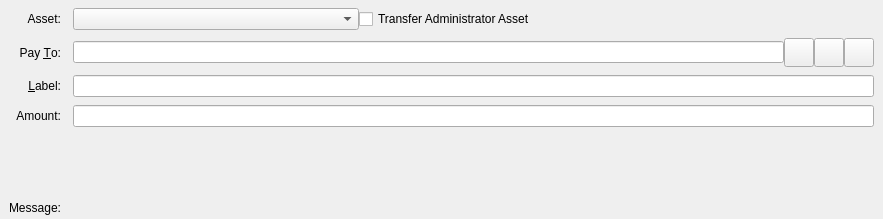
<?xml version="1.0" encoding="UTF-8"?>
<ui version="4.0">
 <class>SendAssetsEntry</class>
 <widget class="QStackedWidget" name="SendAssetsEntry">
  <property name="geometry">
   <rect>
    <x>0</x>
    <y>0</y>
    <width>883</width>
    <height>219</height>
   </rect>
  </property>
  <property name="focusPolicy">
   <enum>Qt::TabFocus</enum>
  </property>
  <property name="autoFillBackground">
   <bool>false</bool>
  </property>
  <property name="currentIndex">
   <number>0</number>
  </property>
  <widget class="QFrame" name="SendCoins">
   <property name="toolTip">
    <string>This is an asset payment</string>
   </property>
   <property name="frameShape">
    <enum>QFrame::NoFrame</enum>
   </property>
   <layout class="QGridLayout" name="gridLayout">
    <property name="topMargin">
     <number>8</number>
    </property>
    <property name="bottomMargin">
     <number>4</number>
    </property>
    <property name="horizontalSpacing">
     <number>12</number>
    </property>
    <property name="verticalSpacing">
     <number>8</number>
    </property>
    <item row="6" column="1">
     <widget class="QLabel" name="assetAmountLabel">
      <property name="text">
       <string/>
      </property>
      <property name="alignment">
       <set>Qt::AlignRight|Qt::AlignTrailing|Qt::AlignVCenter</set>
      </property>
     </widget>
    </item>
    <item row="7" column="1">
     <widget class="QLabel" name="ownershipWarningMessage">
      <property name="text">
       <string/>
      </property>
     </widget>
    </item>
    <item row="1" column="0">
     <widget class="QLabel" name="assetBoxLabel">
      <property name="text">
       <string>Asset:</string>
      </property>
      <property name="alignment">
       <set>Qt::AlignRight|Qt::AlignTrailing|Qt::AlignVCenter</set>
      </property>
     </widget>
    </item>
    <item row="2" column="0">
     <widget class="QLabel" name="payToLabel">
      <property name="text">
       <string>Pay &amp;To:</string>
      </property>
      <property name="alignment">
       <set>Qt::AlignRight|Qt::AlignTrailing|Qt::AlignVCenter</set>
      </property>
      <property name="buddy">
       <cstring>payTo</cstring>
      </property>
     </widget>
    </item>
    <item row="4" column="0">
     <widget class="QLabel" name="amountLabel">
      <property name="text">
       <string>Amount:</string>
      </property>
      <property name="alignment">
       <set>Qt::AlignRight|Qt::AlignTrailing|Qt::AlignVCenter</set>
      </property>
     </widget>
    </item>
    <item row="4" column="1">
     <layout class="QHBoxLayout" name="horizontalLayoutAmount" stretch="0">
      <item>
       <widget class="AssetAmountField" name="payAssetAmount"/>
      </item>
     </layout>
    </item>
    <item row="3" column="0">
     <widget class="QLabel" name="labellLabel">
      <property name="text">
       <string>&amp;Label:</string>
      </property>
      <property name="alignment">
       <set>Qt::AlignRight|Qt::AlignTrailing|Qt::AlignVCenter</set>
      </property>
      <property name="buddy">
       <cstring>addAsLabel</cstring>
      </property>
     </widget>
    </item>
    <item row="9" column="0">
     <widget class="QLabel" name="messageLabel">
      <property name="text">
       <string>Message:</string>
      </property>
      <property name="alignment">
       <set>Qt::AlignRight|Qt::AlignTrailing|Qt::AlignVCenter</set>
      </property>
     </widget>
    </item>
    <item row="1" column="1">
     <layout class="QHBoxLayout" name="horizontalLayout_3">
      <property name="spacing">
       <number>0</number>
      </property>
      <item>
       <widget class="QComboBox" name="assetSelectionBox">
        <property name="minimumContentsLength">
         <number>32</number>
        </property>
       </widget>
      </item>
      <item>
       <widget class="QCheckBox" name="administratorCheckbox">
        <property name="text">
         <string>Transfer Administrator Asset</string>
        </property>
       </widget>
      </item>
      <item>
       <spacer name="horizontalSpacer">
        <property name="orientation">
         <enum>Qt::Horizontal</enum>
        </property>
        <property name="sizeHint" stdset="0">
         <size>
          <width>40</width>
          <height>20</height>
         </size>
        </property>
       </spacer>
      </item>
     </layout>
    </item>
    <item row="2" column="1">
     <layout class="QHBoxLayout" name="payToLayout">
      <property name="spacing">
       <number>0</number>
      </property>
      <item>
       <widget class="QValidatedLineEdit" name="payTo">
        <property name="toolTip">
         <string>The BitcoinSubsidium address to send the payment to</string>
        </property>
       </widget>
      </item>
      <item>
       <widget class="QToolButton" name="addressBookButton">
        <property name="toolTip">
         <string>Choose previously used address</string>
        </property>
        <property name="text">
         <string/>
        </property>
        <property name="icon">
         <iconset resource="../BitcoinSubsidium.qrc">
          <normaloff>:/icons/address-book</normaloff>:/icons/address-book</iconset>
        </property>
        <property name="iconSize">
         <size>
          <width>22</width>
          <height>22</height>
         </size>
        </property>
        <property name="shortcut">
         <string>Alt+A</string>
        </property>
       </widget>
      </item>
      <item>
       <widget class="QToolButton" name="pasteButton">
        <property name="toolTip">
         <string>Paste address from clipboard</string>
        </property>
        <property name="text">
         <string/>
        </property>
        <property name="icon">
         <iconset resource="../BitcoinSubsidium.qrc">
          <normaloff>:/icons/editpaste</normaloff>:/icons/editpaste</iconset>
        </property>
        <property name="iconSize">
         <size>
          <width>22</width>
          <height>22</height>
         </size>
        </property>
        <property name="shortcut">
         <string>Alt+P</string>
        </property>
       </widget>
      </item>
      <item>
       <widget class="QToolButton" name="deleteButton">
        <property name="toolTip">
         <string>Remove this entry</string>
        </property>
        <property name="text">
         <string/>
        </property>
        <property name="icon">
         <iconset resource="../BitcoinSubsidium.qrc">
          <normaloff>:/icons/remove</normaloff>:/icons/remove</iconset>
        </property>
        <property name="iconSize">
         <size>
          <width>22</width>
          <height>22</height>
         </size>
        </property>
       </widget>
      </item>
     </layout>
    </item>
    <item row="3" column="1">
     <widget class="QLineEdit" name="addAsLabel">
      <property name="toolTip">
       <string>Enter a label for this address to add it to the list of used addresses</string>
      </property>
     </widget>
    </item>
    <item row="8" column="1">
     <widget class="QLabel" name="messageTextLabel">
      <property name="toolTip">
       <string>A message that was attached to the BitcoinSubsidium: URI which will be stored with the transaction for your reference. Note: This message will not be sent over the BitcoinSubsidium network.</string>
      </property>
      <property name="textFormat">
       <enum>Qt::PlainText</enum>
      </property>
     </widget>
    </item>
   </layout>
  </widget>
  <widget class="QFrame" name="SendCoins_UnauthenticatedPaymentRequest">
   <property name="palette">
    <palette>
     <active>
      <colorrole role="WindowText">
       <brush brushstyle="SolidPattern">
        <color alpha="255">
         <red>0</red>
         <green>0</green>
         <blue>0</blue>
        </color>
       </brush>
      </colorrole>
      <colorrole role="Button">
       <brush brushstyle="SolidPattern">
        <color alpha="255">
         <red>255</red>
         <green>255</green>
         <blue>127</blue>
        </color>
       </brush>
      </colorrole>
      <colorrole role="Light">
       <brush brushstyle="SolidPattern">
        <color alpha="255">
         <red>255</red>
         <green>255</green>
         <blue>255</blue>
        </color>
       </brush>
      </colorrole>
      <colorrole role="Midlight">
       <brush brushstyle="SolidPattern">
        <color alpha="255">
         <red>255</red>
         <green>255</green>
         <blue>191</blue>
        </color>
       </brush>
      </colorrole>
      <colorrole role="Dark">
       <brush brushstyle="SolidPattern">
        <color alpha="255">
         <red>127</red>
         <green>127</green>
         <blue>63</blue>
        </color>
       </brush>
      </colorrole>
      <colorrole role="Mid">
       <brush brushstyle="SolidPattern">
        <color alpha="255">
         <red>170</red>
         <green>170</green>
         <blue>84</blue>
        </color>
       </brush>
      </colorrole>
      <colorrole role="Text">
       <brush brushstyle="SolidPattern">
        <color alpha="255">
         <red>0</red>
         <green>0</green>
         <blue>0</blue>
        </color>
       </brush>
      </colorrole>
      <colorrole role="BrightText">
       <brush brushstyle="SolidPattern">
        <color alpha="255">
         <red>255</red>
         <green>255</green>
         <blue>255</blue>
        </color>
       </brush>
      </colorrole>
      <colorrole role="ButtonText">
       <brush brushstyle="SolidPattern">
        <color alpha="255">
         <red>0</red>
         <green>0</green>
         <blue>0</blue>
        </color>
       </brush>
      </colorrole>
      <colorrole role="Base">
       <brush brushstyle="SolidPattern">
        <color alpha="255">
         <red>255</red>
         <green>255</green>
         <blue>255</blue>
        </color>
       </brush>
      </colorrole>
      <colorrole role="Window">
       <brush brushstyle="SolidPattern">
        <color alpha="255">
         <red>255</red>
         <green>255</green>
         <blue>127</blue>
        </color>
       </brush>
      </colorrole>
      <colorrole role="Shadow">
       <brush brushstyle="SolidPattern">
        <color alpha="255">
         <red>0</red>
         <green>0</green>
         <blue>0</blue>
        </color>
       </brush>
      </colorrole>
      <colorrole role="AlternateBase">
       <brush brushstyle="SolidPattern">
        <color alpha="255">
         <red>255</red>
         <green>255</green>
         <blue>191</blue>
        </color>
       </brush>
      </colorrole>
      <colorrole role="ToolTipBase">
       <brush brushstyle="SolidPattern">
        <color alpha="255">
         <red>255</red>
         <green>255</green>
         <blue>220</blue>
        </color>
       </brush>
      </colorrole>
      <colorrole role="ToolTipText">
       <brush brushstyle="SolidPattern">
        <color alpha="255">
         <red>0</red>
         <green>0</green>
         <blue>0</blue>
        </color>
       </brush>
      </colorrole>
     </active>
     <inactive>
      <colorrole role="WindowText">
       <brush brushstyle="SolidPattern">
        <color alpha="255">
         <red>0</red>
         <green>0</green>
         <blue>0</blue>
        </color>
       </brush>
      </colorrole>
      <colorrole role="Button">
       <brush brushstyle="SolidPattern">
        <color alpha="255">
         <red>255</red>
         <green>255</green>
         <blue>127</blue>
        </color>
       </brush>
      </colorrole>
      <colorrole role="Light">
       <brush brushstyle="SolidPattern">
        <color alpha="255">
         <red>255</red>
         <green>255</green>
         <blue>255</blue>
        </color>
       </brush>
      </colorrole>
      <colorrole role="Midlight">
       <brush brushstyle="SolidPattern">
        <color alpha="255">
         <red>255</red>
         <green>255</green>
         <blue>191</blue>
        </color>
       </brush>
      </colorrole>
      <colorrole role="Dark">
       <brush brushstyle="SolidPattern">
        <color alpha="255">
         <red>127</red>
         <green>127</green>
         <blue>63</blue>
        </color>
       </brush>
      </colorrole>
      <colorrole role="Mid">
       <brush brushstyle="SolidPattern">
        <color alpha="255">
         <red>170</red>
         <green>170</green>
         <blue>84</blue>
        </color>
       </brush>
      </colorrole>
      <colorrole role="Text">
       <brush brushstyle="SolidPattern">
        <color alpha="255">
         <red>0</red>
         <green>0</green>
         <blue>0</blue>
        </color>
       </brush>
      </colorrole>
      <colorrole role="BrightText">
       <brush brushstyle="SolidPattern">
        <color alpha="255">
         <red>255</red>
         <green>255</green>
         <blue>255</blue>
        </color>
       </brush>
      </colorrole>
      <colorrole role="ButtonText">
       <brush brushstyle="SolidPattern">
        <color alpha="255">
         <red>0</red>
         <green>0</green>
         <blue>0</blue>
        </color>
       </brush>
      </colorrole>
      <colorrole role="Base">
       <brush brushstyle="SolidPattern">
        <color alpha="255">
         <red>255</red>
         <green>255</green>
         <blue>255</blue>
        </color>
       </brush>
      </colorrole>
      <colorrole role="Window">
       <brush brushstyle="SolidPattern">
        <color alpha="255">
         <red>255</red>
         <green>255</green>
         <blue>127</blue>
        </color>
       </brush>
      </colorrole>
      <colorrole role="Shadow">
       <brush brushstyle="SolidPattern">
        <color alpha="255">
         <red>0</red>
         <green>0</green>
         <blue>0</blue>
        </color>
       </brush>
      </colorrole>
      <colorrole role="AlternateBase">
       <brush brushstyle="SolidPattern">
        <color alpha="255">
         <red>255</red>
         <green>255</green>
         <blue>191</blue>
        </color>
       </brush>
      </colorrole>
      <colorrole role="ToolTipBase">
       <brush brushstyle="SolidPattern">
        <color alpha="255">
         <red>255</red>
         <green>255</green>
         <blue>220</blue>
        </color>
       </brush>
      </colorrole>
      <colorrole role="ToolTipText">
       <brush brushstyle="SolidPattern">
        <color alpha="255">
         <red>0</red>
         <green>0</green>
         <blue>0</blue>
        </color>
       </brush>
      </colorrole>
     </inactive>
     <disabled>
      <colorrole role="WindowText">
       <brush brushstyle="SolidPattern">
        <color alpha="255">
         <red>127</red>
         <green>127</green>
         <blue>63</blue>
        </color>
       </brush>
      </colorrole>
      <colorrole role="Button">
       <brush brushstyle="SolidPattern">
        <color alpha="255">
         <red>255</red>
         <green>255</green>
         <blue>127</blue>
        </color>
       </brush>
      </colorrole>
      <colorrole role="Light">
       <brush brushstyle="SolidPattern">
        <color alpha="255">
         <red>255</red>
         <green>255</green>
         <blue>255</blue>
        </color>
       </brush>
      </colorrole>
      <colorrole role="Midlight">
       <brush brushstyle="SolidPattern">
        <color alpha="255">
         <red>255</red>
         <green>255</green>
         <blue>191</blue>
        </color>
       </brush>
      </colorrole>
      <colorrole role="Dark">
       <brush brushstyle="SolidPattern">
        <color alpha="255">
         <red>127</red>
         <green>127</green>
         <blue>63</blue>
        </color>
       </brush>
      </colorrole>
      <colorrole role="Mid">
       <brush brushstyle="SolidPattern">
        <color alpha="255">
         <red>170</red>
         <green>170</green>
         <blue>84</blue>
        </color>
       </brush>
      </colorrole>
      <colorrole role="Text">
       <brush brushstyle="SolidPattern">
        <color alpha="255">
         <red>127</red>
         <green>127</green>
         <blue>63</blue>
        </color>
       </brush>
      </colorrole>
      <colorrole role="BrightText">
       <brush brushstyle="SolidPattern">
        <color alpha="255">
         <red>255</red>
         <green>255</green>
         <blue>255</blue>
        </color>
       </brush>
      </colorrole>
      <colorrole role="ButtonText">
       <brush brushstyle="SolidPattern">
        <color alpha="255">
         <red>127</red>
         <green>127</green>
         <blue>63</blue>
        </color>
       </brush>
      </colorrole>
      <colorrole role="Base">
       <brush brushstyle="SolidPattern">
        <color alpha="255">
         <red>255</red>
         <green>255</green>
         <blue>127</blue>
        </color>
       </brush>
      </colorrole>
      <colorrole role="Window">
       <brush brushstyle="SolidPattern">
        <color alpha="255">
         <red>255</red>
         <green>255</green>
         <blue>127</blue>
        </color>
       </brush>
      </colorrole>
      <colorrole role="Shadow">
       <brush brushstyle="SolidPattern">
        <color alpha="255">
         <red>0</red>
         <green>0</green>
         <blue>0</blue>
        </color>
       </brush>
      </colorrole>
      <colorrole role="AlternateBase">
       <brush brushstyle="SolidPattern">
        <color alpha="255">
         <red>255</red>
         <green>255</green>
         <blue>127</blue>
        </color>
       </brush>
      </colorrole>
      <colorrole role="ToolTipBase">
       <brush brushstyle="SolidPattern">
        <color alpha="255">
         <red>255</red>
         <green>255</green>
         <blue>220</blue>
        </color>
       </brush>
      </colorrole>
      <colorrole role="ToolTipText">
       <brush brushstyle="SolidPattern">
        <color alpha="255">
         <red>0</red>
         <green>0</green>
         <blue>0</blue>
        </color>
       </brush>
      </colorrole>
     </disabled>
    </palette>
   </property>
   <property name="toolTip">
    <string>This is an unauthenticated payment request.</string>
   </property>
   <property name="autoFillBackground">
    <bool>true</bool>
   </property>
   <property name="frameShape">
    <enum>QFrame::NoFrame</enum>
   </property>
   <layout class="QGridLayout" name="gridLayout_is">
    <property name="spacing">
     <number>12</number>
    </property>
    <item row="0" column="0">
     <widget class="QLabel" name="payToLabel_is">
      <property name="text">
       <string>Pay To:</string>
      </property>
      <property name="alignment">
       <set>Qt::AlignRight|Qt::AlignTrailing|Qt::AlignVCenter</set>
      </property>
     </widget>
    </item>
    <item row="0" column="1">
     <layout class="QHBoxLayout" name="payToLayout_is">
      <property name="spacing">
       <number>0</number>
      </property>
      <item>
       <widget class="QLabel" name="payTo_is"/>
      </item>
      <item>
       <widget class="QToolButton" name="deleteButton_is">
        <property name="toolTip">
         <string>Remove this entry</string>
        </property>
        <property name="text">
         <string/>
        </property>
        <property name="icon">
         <iconset resource="../BitcoinSubsidium.qrc">
          <normaloff>:/icons/remove</normaloff>:/icons/remove</iconset>
        </property>
       </widget>
      </item>
     </layout>
    </item>
    <item row="1" column="0">
     <widget class="QLabel" name="memoLabel_is">
      <property name="text">
       <string>Memo:</string>
      </property>
      <property name="alignment">
       <set>Qt::AlignRight|Qt::AlignTrailing|Qt::AlignVCenter</set>
      </property>
     </widget>
    </item>
    <item row="1" column="1">
     <widget class="QLabel" name="memoTextLabel_is">
      <property name="textFormat">
       <enum>Qt::PlainText</enum>
      </property>
     </widget>
    </item>
    <item row="2" column="0">
     <widget class="QLabel" name="amountLabel_is">
      <property name="text">
       <string>A&amp;mount:</string>
      </property>
      <property name="alignment">
       <set>Qt::AlignRight|Qt::AlignTrailing|Qt::AlignVCenter</set>
      </property>
      <property name="buddy">
       <cstring>payAmount_is</cstring>
      </property>
     </widget>
    </item>
    <item row="2" column="1">
     <widget class="QLineEdit" name="payAmount_is">
      <property name="acceptDrops">
       <bool>false</bool>
      </property>
     </widget>
    </item>
   </layout>
  </widget>
  <widget class="QFrame" name="SendCoins_AuthenticatedPaymentRequest">
   <property name="palette">
    <palette>
     <active>
      <colorrole role="WindowText">
       <brush brushstyle="SolidPattern">
        <color alpha="255">
         <red>0</red>
         <green>0</green>
         <blue>0</blue>
        </color>
       </brush>
      </colorrole>
      <colorrole role="Button">
       <brush brushstyle="SolidPattern">
        <color alpha="255">
         <red>140</red>
         <green>232</green>
         <blue>119</blue>
        </color>
       </brush>
      </colorrole>
      <colorrole role="Light">
       <brush brushstyle="SolidPattern">
        <color alpha="255">
         <red>230</red>
         <green>255</green>
         <blue>224</blue>
        </color>
       </brush>
      </colorrole>
      <colorrole role="Midlight">
       <brush brushstyle="SolidPattern">
        <color alpha="255">
         <red>185</red>
         <green>243</green>
         <blue>171</blue>
        </color>
       </brush>
      </colorrole>
      <colorrole role="Dark">
       <brush brushstyle="SolidPattern">
        <color alpha="255">
         <red>70</red>
         <green>116</green>
         <blue>59</blue>
        </color>
       </brush>
      </colorrole>
      <colorrole role="Mid">
       <brush brushstyle="SolidPattern">
        <color alpha="255">
         <red>93</red>
         <green>155</green>
         <blue>79</blue>
        </color>
       </brush>
      </colorrole>
      <colorrole role="Text">
       <brush brushstyle="SolidPattern">
        <color alpha="255">
         <red>0</red>
         <green>0</green>
         <blue>0</blue>
        </color>
       </brush>
      </colorrole>
      <colorrole role="BrightText">
       <brush brushstyle="SolidPattern">
        <color alpha="255">
         <red>155</red>
         <green>255</green>
         <blue>147</blue>
        </color>
       </brush>
      </colorrole>
      <colorrole role="ButtonText">
       <brush brushstyle="SolidPattern">
        <color alpha="255">
         <red>0</red>
         <green>0</green>
         <blue>0</blue>
        </color>
       </brush>
      </colorrole>
      <colorrole role="Base">
       <brush brushstyle="SolidPattern">
        <color alpha="255">
         <red>119</red>
         <green>255</green>
         <blue>233</blue>
        </color>
       </brush>
      </colorrole>
      <colorrole role="Window">
       <brush brushstyle="SolidPattern">
        <color alpha="255">
         <red>140</red>
         <green>232</green>
         <blue>119</blue>
        </color>
       </brush>
      </colorrole>
      <colorrole role="Shadow">
       <brush brushstyle="SolidPattern">
        <color alpha="255">
         <red>0</red>
         <green>0</green>
         <blue>0</blue>
        </color>
       </brush>
      </colorrole>
      <colorrole role="AlternateBase">
       <brush brushstyle="SolidPattern">
        <color alpha="255">
         <red>197</red>
         <green>243</green>
         <blue>187</blue>
        </color>
       </brush>
      </colorrole>
      <colorrole role="NoRole">
       <brush brushstyle="SolidPattern">
        <color alpha="255">
         <red>125</red>
         <green>194</green>
         <blue>122</blue>
        </color>
       </brush>
      </colorrole>
      <colorrole role="ToolTipBase">
       <brush brushstyle="SolidPattern">
        <color alpha="255">
         <red>255</red>
         <green>255</green>
         <blue>220</blue>
        </color>
       </brush>
      </colorrole>
      <colorrole role="ToolTipText">
       <brush brushstyle="SolidPattern">
        <color alpha="255">
         <red>0</red>
         <green>0</green>
         <blue>0</blue>
        </color>
       </brush>
      </colorrole>
     </active>
     <inactive>
      <colorrole role="WindowText">
       <brush brushstyle="SolidPattern">
        <color alpha="255">
         <red>0</red>
         <green>0</green>
         <blue>0</blue>
        </color>
       </brush>
      </colorrole>
      <colorrole role="Button">
       <brush brushstyle="SolidPattern">
        <color alpha="255">
         <red>140</red>
         <green>232</green>
         <blue>119</blue>
        </color>
       </brush>
      </colorrole>
      <colorrole role="Light">
       <brush brushstyle="SolidPattern">
        <color alpha="255">
         <red>230</red>
         <green>255</green>
         <blue>224</blue>
        </color>
       </brush>
      </colorrole>
      <colorrole role="Midlight">
       <brush brushstyle="SolidPattern">
        <color alpha="255">
         <red>185</red>
         <green>243</green>
         <blue>171</blue>
        </color>
       </brush>
      </colorrole>
      <colorrole role="Dark">
       <brush brushstyle="SolidPattern">
        <color alpha="255">
         <red>70</red>
         <green>116</green>
         <blue>59</blue>
        </color>
       </brush>
      </colorrole>
      <colorrole role="Mid">
       <brush brushstyle="SolidPattern">
        <color alpha="255">
         <red>93</red>
         <green>155</green>
         <blue>79</blue>
        </color>
       </brush>
      </colorrole>
      <colorrole role="Text">
       <brush brushstyle="SolidPattern">
        <color alpha="255">
         <red>0</red>
         <green>0</green>
         <blue>0</blue>
        </color>
       </brush>
      </colorrole>
      <colorrole role="BrightText">
       <brush brushstyle="SolidPattern">
        <color alpha="255">
         <red>155</red>
         <green>255</green>
         <blue>147</blue>
        </color>
       </brush>
      </colorrole>
      <colorrole role="ButtonText">
       <brush brushstyle="SolidPattern">
        <color alpha="255">
         <red>0</red>
         <green>0</green>
         <blue>0</blue>
        </color>
       </brush>
      </colorrole>
      <colorrole role="Base">
       <brush brushstyle="SolidPattern">
        <color alpha="255">
         <red>119</red>
         <green>255</green>
         <blue>233</blue>
        </color>
       </brush>
      </colorrole>
      <colorrole role="Window">
       <brush brushstyle="SolidPattern">
        <color alpha="255">
         <red>140</red>
         <green>232</green>
         <blue>119</blue>
        </color>
       </brush>
      </colorrole>
      <colorrole role="Shadow">
       <brush brushstyle="SolidPattern">
        <color alpha="255">
         <red>0</red>
         <green>0</green>
         <blue>0</blue>
        </color>
       </brush>
      </colorrole>
      <colorrole role="AlternateBase">
       <brush brushstyle="SolidPattern">
        <color alpha="255">
         <red>197</red>
         <green>243</green>
         <blue>187</blue>
        </color>
       </brush>
      </colorrole>
      <colorrole role="NoRole">
       <brush brushstyle="SolidPattern">
        <color alpha="255">
         <red>125</red>
         <green>194</green>
         <blue>122</blue>
        </color>
       </brush>
      </colorrole>
      <colorrole role="ToolTipBase">
       <brush brushstyle="SolidPattern">
        <color alpha="255">
         <red>255</red>
         <green>255</green>
         <blue>220</blue>
        </color>
       </brush>
      </colorrole>
      <colorrole role="ToolTipText">
       <brush brushstyle="SolidPattern">
        <color alpha="255">
         <red>0</red>
         <green>0</green>
         <blue>0</blue>
        </color>
       </brush>
      </colorrole>
     </inactive>
     <disabled>
      <colorrole role="WindowText">
       <brush brushstyle="SolidPattern">
        <color alpha="255">
         <red>70</red>
         <green>116</green>
         <blue>59</blue>
        </color>
       </brush>
      </colorrole>
      <colorrole role="Button">
       <brush brushstyle="SolidPattern">
        <color alpha="255">
         <red>140</red>
         <green>232</green>
         <blue>119</blue>
        </color>
       </brush>
      </colorrole>
      <colorrole role="Light">
       <brush brushstyle="SolidPattern">
        <color alpha="255">
         <red>230</red>
         <green>255</green>
         <blue>224</blue>
        </color>
       </brush>
      </colorrole>
      <colorrole role="Midlight">
       <brush brushstyle="SolidPattern">
        <color alpha="255">
         <red>185</red>
         <green>243</green>
         <blue>171</blue>
        </color>
       </brush>
      </colorrole>
      <colorrole role="Dark">
       <brush brushstyle="SolidPattern">
        <color alpha="255">
         <red>70</red>
         <green>116</green>
         <blue>59</blue>
        </color>
       </brush>
      </colorrole>
      <colorrole role="Mid">
       <brush brushstyle="SolidPattern">
        <color alpha="255">
         <red>93</red>
         <green>155</green>
         <blue>79</blue>
        </color>
       </brush>
      </colorrole>
      <colorrole role="Text">
       <brush brushstyle="SolidPattern">
        <color alpha="255">
         <red>70</red>
         <green>116</green>
         <blue>59</blue>
        </color>
       </brush>
      </colorrole>
      <colorrole role="BrightText">
       <brush brushstyle="SolidPattern">
        <color alpha="255">
         <red>155</red>
         <green>255</green>
         <blue>147</blue>
        </color>
       </brush>
      </colorrole>
      <colorrole role="ButtonText">
       <brush brushstyle="SolidPattern">
        <color alpha="255">
         <red>70</red>
         <green>116</green>
         <blue>59</blue>
        </color>
       </brush>
      </colorrole>
      <colorrole role="Base">
       <brush brushstyle="SolidPattern">
        <color alpha="255">
         <red>140</red>
         <green>232</green>
         <blue>119</blue>
        </color>
       </brush>
      </colorrole>
      <colorrole role="Window">
       <brush brushstyle="SolidPattern">
        <color alpha="255">
         <red>140</red>
         <green>232</green>
         <blue>119</blue>
        </color>
       </brush>
      </colorrole>
      <colorrole role="Shadow">
       <brush brushstyle="SolidPattern">
        <color alpha="255">
         <red>0</red>
         <green>0</green>
         <blue>0</blue>
        </color>
       </brush>
      </colorrole>
      <colorrole role="AlternateBase">
       <brush brushstyle="SolidPattern">
        <color alpha="255">
         <red>140</red>
         <green>232</green>
         <blue>119</blue>
        </color>
       </brush>
      </colorrole>
      <colorrole role="NoRole">
       <brush brushstyle="SolidPattern">
        <color alpha="255">
         <red>125</red>
         <green>194</green>
         <blue>122</blue>
        </color>
       </brush>
      </colorrole>
      <colorrole role="ToolTipBase">
       <brush brushstyle="SolidPattern">
        <color alpha="255">
         <red>255</red>
         <green>255</green>
         <blue>220</blue>
        </color>
       </brush>
      </colorrole>
      <colorrole role="ToolTipText">
       <brush brushstyle="SolidPattern">
        <color alpha="255">
         <red>0</red>
         <green>0</green>
         <blue>0</blue>
        </color>
       </brush>
      </colorrole>
     </disabled>
    </palette>
   </property>
   <property name="toolTip">
    <string>This is an authenticated payment request.</string>
   </property>
   <property name="autoFillBackground">
    <bool>true</bool>
   </property>
   <property name="frameShape">
    <enum>QFrame::NoFrame</enum>
   </property>
   <layout class="QGridLayout" name="gridLayout_s">
    <property name="spacing">
     <number>12</number>
    </property>
    <item row="0" column="0">
     <widget class="QLabel" name="payToLabel_s">
      <property name="text">
       <string>Pay To:</string>
      </property>
      <property name="alignment">
       <set>Qt::AlignRight|Qt::AlignTrailing|Qt::AlignVCenter</set>
      </property>
     </widget>
    </item>
    <item row="0" column="1">
     <layout class="QHBoxLayout" name="payToLayout_s">
      <property name="spacing">
       <number>0</number>
      </property>
      <item>
       <widget class="QLabel" name="payTo_s">
        <property name="textFormat">
         <enum>Qt::PlainText</enum>
        </property>
       </widget>
      </item>
      <item>
       <widget class="QToolButton" name="deleteButton_s">
        <property name="toolTip">
         <string>Remove this entry</string>
        </property>
        <property name="text">
         <string/>
        </property>
        <property name="icon">
         <iconset resource="../BitcoinSubsidium.qrc">
          <normaloff>:/icons/remove</normaloff>:/icons/remove</iconset>
        </property>
       </widget>
      </item>
     </layout>
    </item>
    <item row="1" column="0">
     <widget class="QLabel" name="memoLabel_s">
      <property name="text">
       <string>Memo:</string>
      </property>
      <property name="alignment">
       <set>Qt::AlignRight|Qt::AlignTrailing|Qt::AlignVCenter</set>
      </property>
     </widget>
    </item>
    <item row="1" column="1">
     <widget class="QLabel" name="memoTextLabel_s">
      <property name="textFormat">
       <enum>Qt::PlainText</enum>
      </property>
     </widget>
    </item>
    <item row="2" column="0">
     <widget class="QLabel" name="amountLabel_s">
      <property name="text">
       <string>A&amp;mount:</string>
      </property>
      <property name="alignment">
       <set>Qt::AlignRight|Qt::AlignTrailing|Qt::AlignVCenter</set>
      </property>
      <property name="buddy">
       <cstring>payAmount_s</cstring>
      </property>
     </widget>
    </item>
    <item row="2" column="1">
     <widget class="BitcoinSubsidiumAmountField" name="payAmount_s">
      <property name="acceptDrops">
       <bool>false</bool>
      </property>
     </widget>
    </item>
   </layout>
  </widget>
 </widget>
 <customwidgets>
  <customwidget>
   <class>QValidatedLineEdit</class>
   <extends>QLineEdit</extends>
   <header>qvalidatedlineedit.h</header>
  </customwidget>
  <customwidget>
   <class>BitcoinSubsidiumAmountField</class>
   <extends>QLineEdit</extends>
   <header>BitcoinSubsidiumamountfield.h</header>
   <container>1</container>
  </customwidget>
  <customwidget>
   <class>AssetAmountField</class>
   <extends>QLineEdit</extends>
   <header location="global">BitcoinSubsidiumamountfield.h</header>
  </customwidget>
 </customwidgets>
 <tabstops>
  <tabstop>payTo</tabstop>
  <tabstop>addressBookButton</tabstop>
  <tabstop>pasteButton</tabstop>
  <tabstop>deleteButton</tabstop>
  <tabstop>addAsLabel</tabstop>
  <tabstop>payAmount_is</tabstop>
  <tabstop>deleteButton_is</tabstop>
  <tabstop>payAmount_s</tabstop>
  <tabstop>deleteButton_s</tabstop>
 </tabstops>
 <resources>
  <include location="../BitcoinSubsidium.qrc"/>
 </resources>
 <connections/>
</ui>
